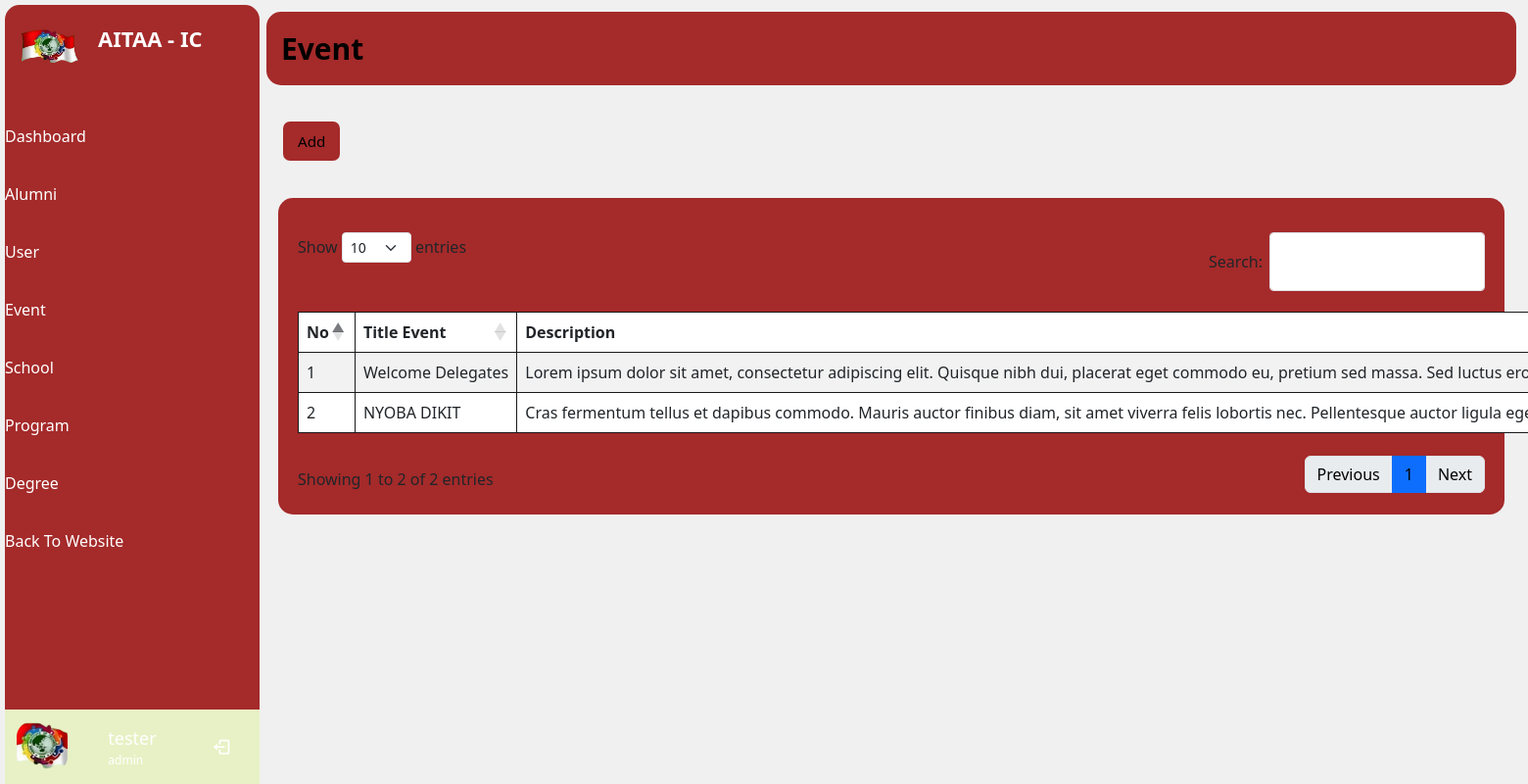
The page /admin/event/index.php (signed in) on the database its author committed.
### tables this page shows
CREATE TABLE `event` (
  `id` int(5) NOT NULL,
  `ImageEvent` varchar(30) NOT NULL,
  `TitleEvent` varchar(30) NOT NULL,
  `shortDescription` text NOT NULL,
  `Description` text NOT NULL,
  `date` date NOT NULL
);

### admin/event/index.php (the view, shortened to what this page needs)
<?php
if ($_SESSION['status_login'] == true) {
    if ($_SESSION['role_id'] == 1) {
        require_once('../include/header.php');
    } else {
        $_SESSION['alert'] = 1;
        $_SESSION['status'] = 'Failed!!';
        $_SESSION['status_icon'] = 'error';
        $_SESSION['status_text'] = 'Your Not Admin';
        echo '<script>window.location="../../user/"</script>';
    }
} else {
    echo '<script>window.location="../../auth/"</script>';
}
?>
<span class="text">Event</span>
</div>
<div class="home-content">
    <div class="container create" style="margin-top:-25px !important">
        <div class="row">
            <div class="col-md-auto mb-3">
                <div class="btn-submit">
                    <a class="button" href="addEvent.php">Add</a>
                </div>
            </div>
        </div>
    </div>
    <div class="container">
        <div class="row ">
            <div class="col ">
                <div class="tableProduct">
                    <table id="datatable-responsive" class="table table-striped table-bordered dt-responsive nowrap" style="width:100%;">
                        <thead>
                            <tr>
                                <th>No</th>
                                <th>Title Event</th>
                                <th>Description</th>
                            </tr>
                        </thead>
                        <tbody>
                            <?php
                            $no = 1;
                            $event = mysqli_query($conn, "SELECT * FROM event ORDER BY id");
                            if (mysqli_num_rows($event) > 0) {
                                while ($row = mysqli_fetch_array($event)) {
                            ?>
                                    <tr>
                                        <td>
                                            <?php echo $no++ ?>
                                        </td>
                                        <td>
                                            <?php echo $row['TitleEvent'] ?>
                                        </td>
                                        <td>
                                            <?php echo $row['shortDescription'] ?>
                                        </td>
                                    </tr>
                                <?php }
                            } ?>
                        </tbody>
                    </table>
                </div>
            </div>
        </div>
    </div>
</div>
</section>
<?php
require_once('../include/footer.php');
?>

### admin/assets/css/side.css (style rules this page uses)
:root { --header-height: 3.5rem; --nav-width: 219px; --side-background-color: #3f6433; --first-color: #ffffff; --second-color: #47531b; --title-color: #19181B; --text-color: #000000; --text-color-light: #ffffff; --body-color: #ffffffe5; --container-color: #FFFFFF; }
body { background: #f0f0f0; }
.home-content { display: flex; align-items: center; flex-wrap: wrap; }

### admin/assets/css/styles.css (style rules this page uses)
:root { --header-height: 3.5rem; --nav-width: 219px; --side-background-color: brown; --first-color:#e8f1c5; --second-color: brown; --primarycolor: brown; --secondarycolor: white; --title-color: #19181B; --text-color: #ffffff; --text-color-light: #ffffff; --body-color: #ffffffe5; --container-color: brown; }
a { text-decoration: none; color: black !important; }
.container { margin-top: 10px !important; }
.button { font-size: 0.95rem; padding: 10px 15px 10px 15px; border-radius: 7px; border: none; font-weight: 500; background-color: var(--second-color); }
.btn-submit { margin: 5px; }
.tableProduct { background-color: var(--container-color); padding: 20px; border-radius: 15px; margin-bottom: 10px; }
.table { border: #19181B; }
.row { margin-top: 15px; }

### rows shown on the page
event: TitleEvent "Welcome Delegates", shortDescription "Lorem ipsum dolor sit amet, consectetur adipiscing elit. Quisque nibh dui, placerat eget commodo eu, pretium sed massa. Sed luctus…"
event: TitleEvent "NYOBA DIKIT", shortDescription "Cras fermentum tellus et dapibus commodo. Mauris auctor finibus diam, sit amet viverra felis lobortis nec. Pellentesque auctor ligula…"
